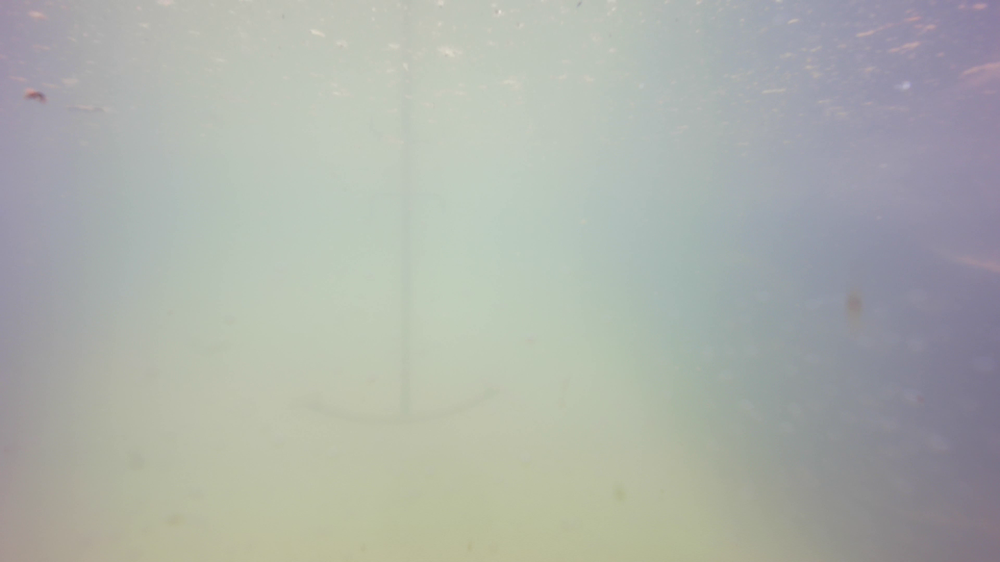
#> input picture experiments/real/onboard_raw.png, 1000 x 562 px, shrunk from 1920 x 1080 before the run
$ python anchor_detect.py ../../experiments/real --video ../../experiments/real/onboard_raw.png
#> lines starting #> are read from the running program, lines starting #| are printed output that depends on the picture; after the words box and inside, x2 and y2 are one past the last pixel; in counts of white or black regions, pixels touching at a corner belong together
#> in main, fr is the input picture: shape (562, 1000, 3); mean B, G, R 170.8, 177, 172.9
"""Weight-free anchor detector for the real BlueROV2 camera (Phase 9).

No trained weights exist for the real setup (the lab machine holds the
simulation-era YOLO). The anchor is nevertheless a strong classical
target: a DARK, THIN, VERTICALLY-DOMINANT metal structure against a
brighter, low-frequency background (sunlit pool bottom / water column).

Pipeline (all classical, deterministic, ~15 ms/frame at 1080p):
  1. grayscale + illumination flattening: subtract a heavily blurred
     copy of the image (background model) -> local darkness map
  2. adaptive threshold on the darkness map (percentile-based, so it
     adapts to turbidity/lighting without hand-tuned absolute levels)
  3. morphological closing with a VERTICAL kernel: reconnects the shank
     and the arms of the anchor while suppressing horizontal ripple
  4. connected components; score candidates by
        darkness * verticality * compactness-in-x
     rejecting the surface band (top rows) and image-border blobs
  5. the winner's bounding box is the detection

Output matches the simulation's Obstacle2D convention so the SAME
downstream stack (T2 estimator + Phase-7B qualifier + planners) can
consume it: center_x, center_y, width, height as image fractions.

Usage:
  python scripts/real/anchor_detect.py IMG [IMG ...] --out DIR
  python scripts/real/anchor_detect.py --video V.mp4 --out DIR
"""

from __future__ import annotations

import argparse
import json
import os
import time

import cv2
import numpy as np

# Fraction of the image height ignored at the top: the water surface +
# its bright specular band is not a target and produces dark banding.
SURFACE_BAND = 0.12
MIN_AREA_FRAC = 2.0e-4      # of image area
MAX_AREA_FRAC = 0.25


def detect_anchor(img: np.ndarray, debug: bool = False) -> dict:
    """Detect the suspended anchor.

    Shape prior (v2, 2026-08-14): the anchor is a LONG THIN VERTICAL dark
    structure (the shank, spanning a large fraction of the frame height)
    with a horizontal arm span at its bottom. Dome bubbles — the dominant
    real-world clutter — are small round blobs and are annihilated by a
    tall-thin morphological opening, whereas the shank survives it. v1
    (plain darkness + closing) latched onto bubble clusters whenever the
    anchor's contrast dropped with turbidity/backlight.
    """
#> called with debug = False
    t0 = time.perf_counter()
    h, w = img.shape[:2]
    gray = cv2.cvtColor(img, cv2.COLOR_BGR2GRAY).astype(np.float32)
    bg = cv2.GaussianBlur(gray, (0, 0), sigmaX=w / 25.0)
    dark = np.clip(bg - gray, 0, None)
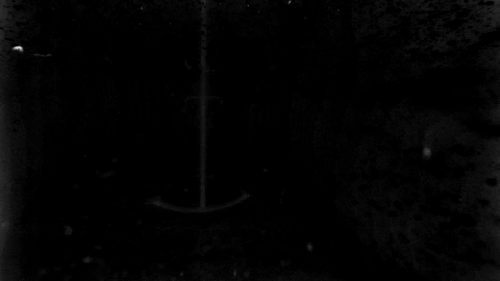
#> dark: shape (562, 1000) float32 (shown at 1/2 size); min 0, max 49.8, mean 0.6; drawn with min black and max white
    # normalize so the threshold does not depend on absolute contrast
    dmax = float(np.percentile(dark, 99.9)) or 1.0
#> dmax = 8.34
    dn = np.clip(dark / dmax, 0, 1)
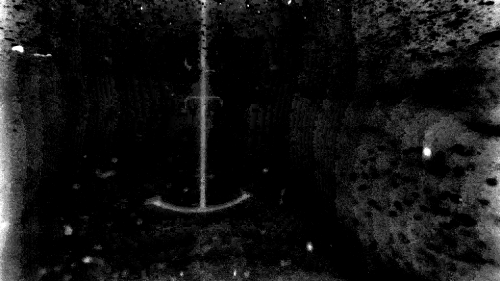
#> dn: shape (562, 1000) float32 (shown at 1/2 size); min 0, max 1, mean 0.0764

    # --- shank: long vertical dark structure -------------------------
    vert_k = cv2.getStructuringElement(
        cv2.MORPH_RECT, (3, max(31, int(0.12 * h)) | 1))
    shank = cv2.morphologyEx((dn * 255).astype(np.uint8),
                             cv2.MORPH_OPEN, vert_k)
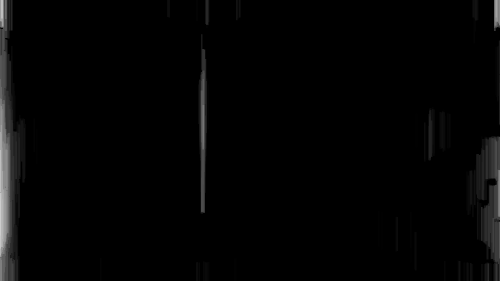
#> shank: shape (562, 1000) (shown at 1/2 size); min 0, max 205, mean 4.2
    # 85th pct (not 92nd): in backlit/turbid frames the shank contrast
    # collapses and a tighter threshold drops it entirely.
    # RELATIVE floor, not an absolute one. `max(12.0, ...)` was a fixed
    # grey-level floor: on 2026-08-16 the whole frame's dark contrast
    # peaked at 6.5, so a floor of 12 sat above every pixel in the image
    # and the detector returned nothing while the anchor was plainly
    # visible to the eye. The vehicle drove straight into it because
    # nothing ever told the planner an obstacle was there.
    #
    # The floor now scales with the contrast the frame actually has, so
    # it means the same thing in clear evening water and in turbid
    # morning water -- the same reasoning that already replaced the
    # absolute isolation margin and the absolute compactness cut.
    # NOTE: `shank` is already normalised to 0-255 by the frame's own
    # dark contrast, so this floor is a FRACTION of that contrast, not an
    # absolute grey level -- 12/255 is about 5 %. An attempt to make it
    # "relative" by scaling with dn.max() pushed it to 89 and killed
    # every candidate: it was already relative.
    thr = max(12.0, float(np.percentile(shank[shank > 0], 85))
              if np.any(shank > 0) else 255.0)
#> thr = 92
    smask = (shank > thr).astype(np.uint8) * 255
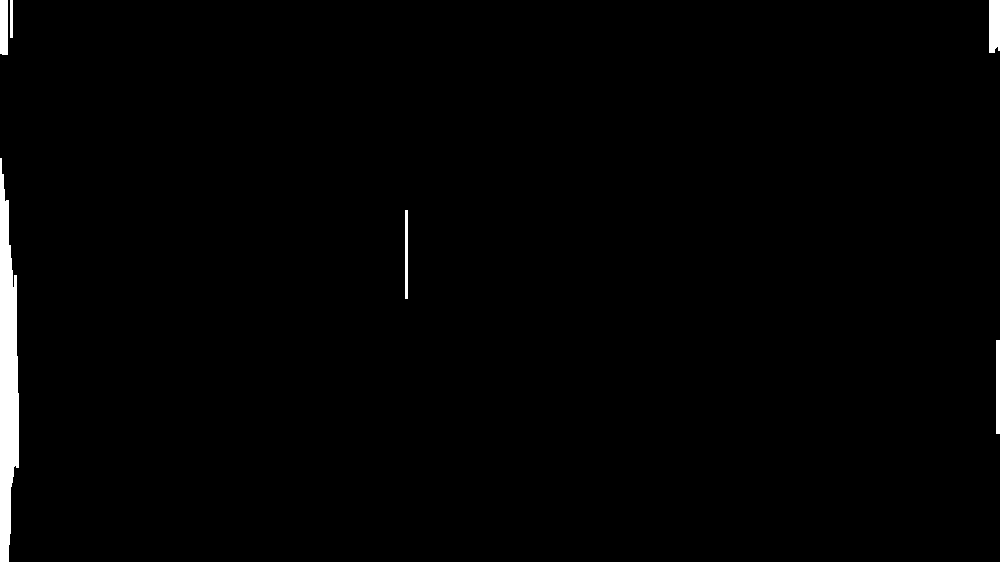
#> smask: shape (562, 1000); 1.3% white; 6 white regions, box (x1, y1, x2, y2) and area: (0, 158, 19, 562) 5388, (989, 0, 1000, 53) 564, (0, 0, 8, 55) 438, (996, 340, 1000, 434) 376, (405, 210, 408, 299) 267, (10, 0, 13, 38) 114
    smask[:int(SURFACE_BAND * h), :] = 0
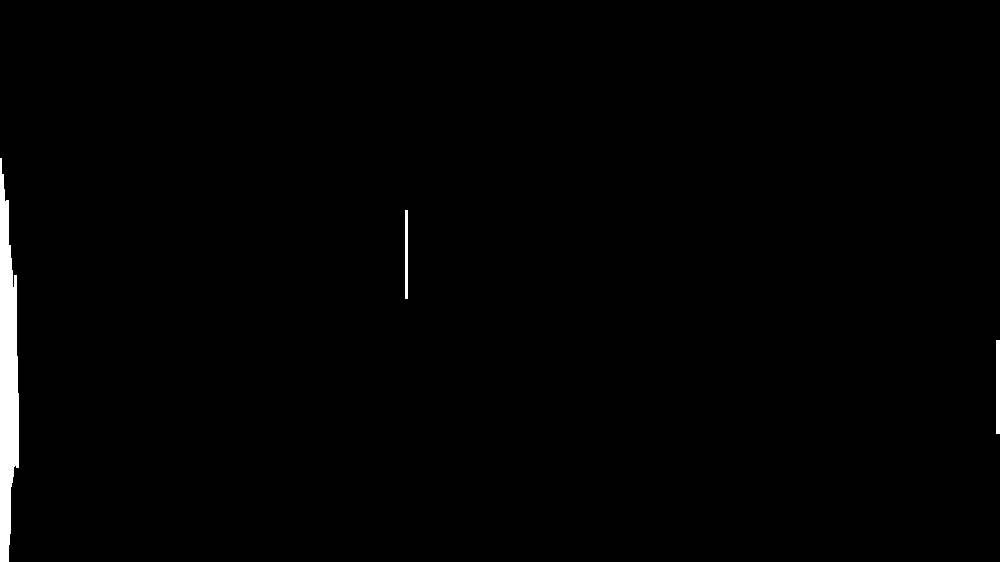
#> smask: shape (562, 1000); 1.1% white; 3 white regions, box (x1, y1, x2, y2) and area: (0, 158, 19, 562) 5388, (996, 340, 1000, 434) 376, (405, 210, 408, 299) 267
    smask = cv2.morphologyEx(
        smask, cv2.MORPH_CLOSE,
        cv2.getStructuringElement(cv2.MORPH_RECT, (9, 121)))
#> smask: shape (562, 1000); 1.1% white; 3 white regions, box (x1, y1, x2, y2) and area: (0, 158, 19, 562) 5449, (996, 340, 1000, 434) 376, (405, 210, 408, 299) 267

    n, labels, stats, _ = cv2.connectedComponentsWithStats(smask, 8)
#> labels: shape (562, 1000) int32; 4 distinct labels, from 0 to 3
#> n = 4; stats = [[0, 0, 1000, 562, 555908], [0, 158, 19, 404, 5449], [405, 210, 3, 89, 267], [996, 340, 4, 94, 376]]
    best = None
    cand = []
    for i in range(1, n):
        x, y, bw, bh, area = stats[i]
        # The real shank spans 0.4-0.65 of the frame height at working
        # distances; 0.12 admitted bubble streaks and rim structures.
        if bh < 0.25 * h:
            continue
        if bw > 0.35 * w:                     # too wide: not a shank
            continue
        comp = labels[y:y + bh, x:x + bw] == i
        mean_dark = float(dark[y:y + bh, x:x + bw][comp].mean())
        vertical = bh / float(bw + 1e-6)
        # STRAIGHT-THIN-LINE test: the shank is a single continuous line,
        # so per row it is a few pixels wide and its centroid barely
        # moves. A bubble cloud has similar height/darkness but wanders
        # and is wide per row -- this is what separates them (the
        # dominant real-world false positive, 2026-08-14).
        rowsum = comp.sum(axis=1)
        covered = float((rowsum > 0).mean())
        if covered < 0.75:
            continue
        idx = np.arange(bw)
        cxs = np.array([(idx * r).sum() / r.sum()
                        for r in comp if r.sum() > 0])
        wander = float(cxs.std())
        row_w = float(np.median(rowsum[rowsum > 0]))
        if row_w > 0.035 * w or wander > 0.02 * w:
            continue
        # ISOLATION test: a real shank has BRIGHTER water on BOTH sides;
        # the shaded band along the pool edge is dark on one side only
        # and was the remaining false positive (2026-08-14).
        pad = max(12, int(0.02 * w))
        xl0, xl1 = max(0, x - 3 * pad), max(1, x - pad)
        xr0, xr1 = min(w - 1, x + bw + pad), min(w, x + bw + 3 * pad)
        band_l = gray[y:y + bh, xl0:xl1]
        band_r = gray[y:y + bh, xr0:xr1]
        core = gray[y:y + bh, x:x + bw]
        if band_l.size == 0 or band_r.size == 0:
            continue
        cm = float(core.mean())
        lm, rm = float(band_l.mean()), float(band_r.mean())
        # The isolation margin must scale WITH THE FRAME'S CONTRAST.
        # An absolute 4 grey levels worked on the evening frames (dark
        # contrast p99.9 ~30) and rejected every true detection on the
        # morning ones (p99.9 ~9, hazy sunlit water): the anchor was
        # plainly visible and scored zero candidates. Absolute grey-level
        # thresholds do not transfer across lighting conditions.
        iso_margin = max(1.5, 0.30 * dmax)
        if not (lm > cm + iso_margin and rm > cm + iso_margin):
            continue
        straight = 1.0 / (1.0 + wander / 6.0)
        # Contrast-relative darkness for the same reason: `mean_dark/12`
        # is a fixed grey-level scale, so the identical structure scored
        # ~1.5 in the evening and ~0.1 in the morning haze.
        dark_ref = max(3.0, 0.5 * dmax)
        score = (mean_dark / dark_ref) * min(vertical, 8.0) / 4.0 * straight
        cand.append({"bbox": [int(x), int(y), int(bw), int(bh)],
                     "area": int(area), "mean_dark": round(mean_dark, 2),
                     "vertical": round(vertical, 2),
                     "row_w": round(row_w, 1),
                     "wander": round(wander, 1),
                     "covered": round(covered, 2),
                     "iso_lr": [round(lm - cm, 1), round(rm - cm, 1)],
                     "score": round(score, 3)})
        if best is None or score > best["score"]:
            best = cand[-1]
#> this loop made 3 passes
#> pass 1, in detect_anchor, `band_r = gray[y:y + bh, xr0:xr1]`:
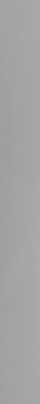
#> band_r: shape (404, 40) float32; min 157, max 171, mean 164
#> after the loop, cand = []

    # FALLBACK: the darkest compact blob near the centre.
    #
    # The shank pipeline above is built to tell a thin vertical shank
    # from bubble clouds and rim structures, and it earns that
    # complexity when the dome is dirty. In this pool, with a clean
    # dome, the anchor is the ONLY dark object in the water, and on
    # 2026-08-16 every one of those shape tests fired in turn on a frame
    # where the anchor was plainly visible: the shank fragmented below
    # the 25 %-of-frame-height floor and the detector reported nothing
    # while the vehicle drove into the anchor.
    #
    # So when the specific method finds nothing, fall back to the
    # generic one. The specific method stays FIRST, so frames it already
    # handled are unchanged.
    if best is None:
        # A LADDER of thresholds, not one. Frame-to-frame the usable
        # percentile moves: on live water 99.0 isolated the shank in one
        # frame and nothing in the next. Trying several and keeping the
        # first plausible obstacle is what made the overhead tracker
        # survive changing light, and it applies here for the same
        # reason.
        pick = None
        for pct in (99.0, 98.0, 97.0, 95.0, 99.5):
            blob_thr = float(np.percentile(dark, pct))
            bm = (dark > max(blob_thr, 0.5)).astype(np.uint8) * 255
            bm[:int(SURFACE_BAND * h), :] = 0
            bm = cv2.morphologyEx(
                bm, cv2.MORPH_CLOSE,
                cv2.getStructuringElement(cv2.MORPH_RECT, (25, 25)))
            bn, blabels, bstats, _ = cv2.connectedComponentsWithStats(bm, 8)
            for i in range(1, bn):
                x, y, bw, bh, area = bstats[i]
                # Seeing PART of the obstacle is enough to know it is
                # there; what matters is that something substantial is
                # ahead, not that its full extent was resolved.
                if area < 0.002 * h * w:          # ~4100 px at 1080p
                    continue
                if bh < 0.15 * h:
                    continue
                if bw > 0.6 * w or bh > 0.9 * h:
                    continue
                cx = (x + bw / 2.0) / w
                if not (0.12 < cx < 0.88):
                    continue
                md = float(dark[y:y + bh, x:x + bw][
                    blabels[y:y + bh, x:x + bw] == i].mean())
                if pick is None or area > pick[0]:
                    pick = (area, (x, y, bw, bh), md)
            if pick is not None:
                break
#> this loop made 3 passes
#> (blob_thr, bn) on passes 1 to 3: (5.62, 23), (4.45, 35), (3.86, 48)
#> pass 1, in detect_anchor, `bm = cv2.morphologyEx( bm, cv2.MORPH_CLOSE, cv2.getStructuringElement(..`:
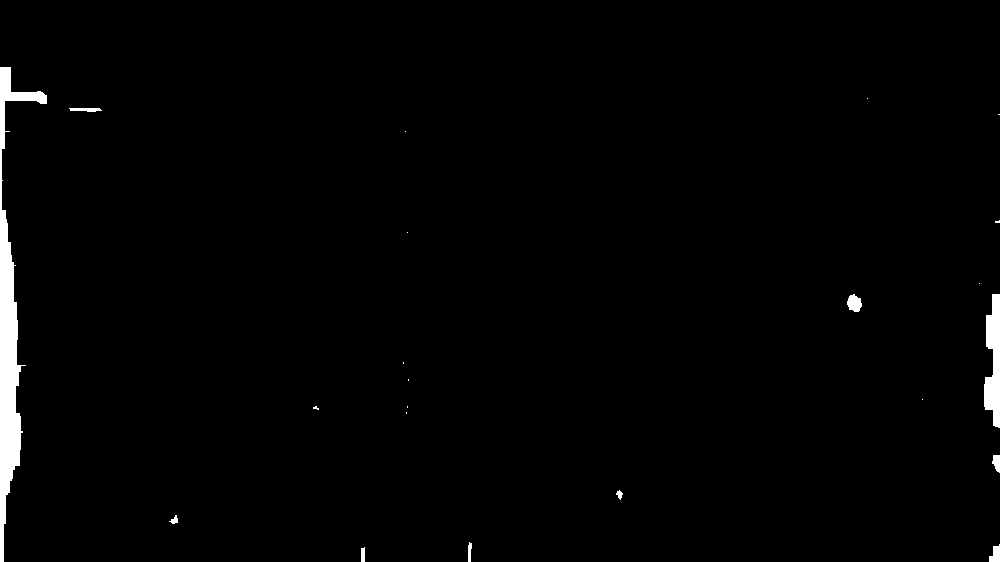
#> bm: shape (562, 1000); 1.4% white; 22 white regions (12 under 20 px), largest, box (x1, y1, x2, y2) and area: (0, 67, 47, 562) 5811, (984, 294, 1000, 428) 1475, (847, 294, 862, 312) 195
#> after the loop, pick = (1790, (383, 170, 42, 254), 3.87)
#> (the rest of the program and of its run is left out)
